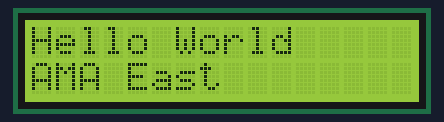
Bench run of a sketch on a simulated Arduino Uno, built with avr-gcc and run on an emulated ATmega328P. Parts: 16×2 character LCD.

Above: at 0.1 s.
At 3.2 s:
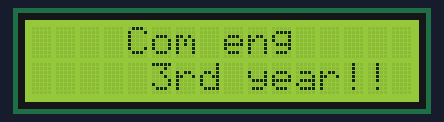

The sketch:

LCDCODESTOCK.ino
```cpp
/*
   Arduino LCD I2C Tutorial by 'Tronics Lk"
   Please visit my YouTube channel from this link for more Tutorials
   https://www.youtube.com/channel/UCYJa3gs8q49-N3TLm-7ygUw?sub_confirmation=1
*/
#include <Wire.h>
#include <LiquidCrystal_I2C.h>

LiquidCrystal_I2C lcd(0x27, 16, 2); // set the LCD address to 0x27 for a 16 chars and 2 line display

void setup()
{
  lcd.begin();         // initialize the lcd
  lcd.backlight();    // Turn on the LCD screen backlight
}

void loop()
{


  lcd.setCursor(0, 0);
  lcd.print("Hello World");
    lcd.setCursor(0, 1);
  lcd.print("AMA East");
  delay(3000);
  lcd.clear();


  lcd.setCursor(0, 0);
  lcd.print("    Com eng ");
    lcd.setCursor(0, 1);
  lcd.print("     3rd year!!");
  delay(5000);
  lcd.clear();


}
```

Measured:
- what the display in image 1 shows lasts 5.0 s, from 3.1 s to 8.1 s
